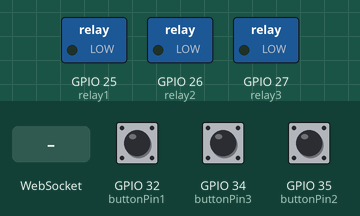
The sketch below on a simulated ESP32. Shown: switched loads named in the sketch (green lamp = pin HIGH). Inputs (shaded band) come from the test bench; at power-on: GPIO 32 (buttonPin1) HIGH, GPIO 34 (buttonPin3) HIGH, GPIO 35 (buttonPin2) HIGH. WiFi joins after 1.5 s; servers stay silent unless stated; what the sketch prints to the serial monitor is not drawn.

Above: at 2.7 s.
2.8 s: GPIO 32 (buttonPin1) pulled LOW for 0.15 s
At 4.0 s:
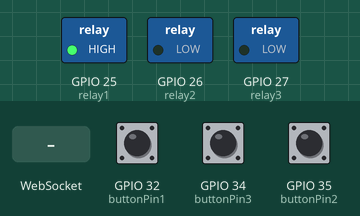
4.4 s: WebSocket text "ON2" received
At 5.6 s:
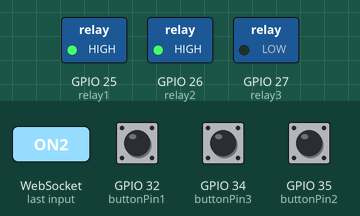
5.9 s: GPIO 34 (buttonPin3) pulled LOW for 0.15 s
At 6.9 s:
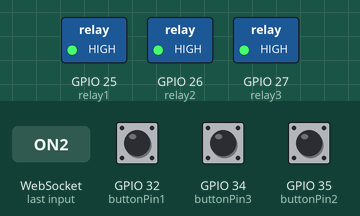
7.5 s: GPIO 35 (buttonPin2) pulled LOW for 0.15 s
At 8.3 s:
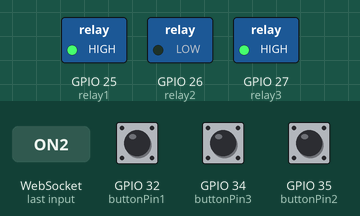
9.1 s: WebSocket text "OFF1" received
At 9.7 s:
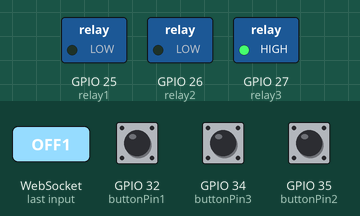
10.6 s: GPIO 35 (buttonPin2) pulled LOW for 1 s
At 11.0 s:
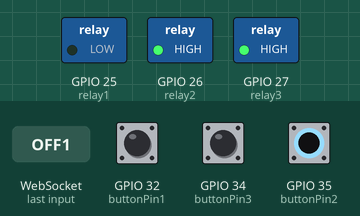
Timing chart, 0 to 13.6 s (numbered marks = the images above; inputs shaded):
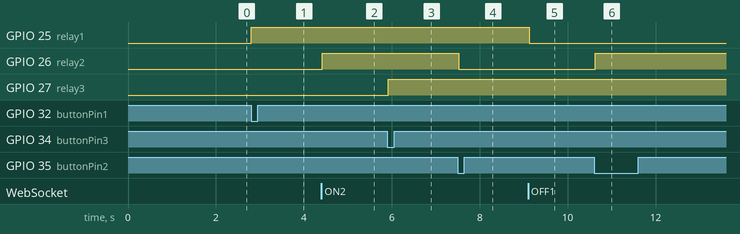

Measured:
- after the input at 2.8 s, GPIO 25 (relay1): LOW → HIGH at once
- after the input at 4.4 s, GPIO 26 (relay2): LOW → HIGH at once
- after the input at 5.9 s, GPIO 27 (relay3): LOW → HIGH at once
- after the input at 7.5 s, GPIO 26 (relay2): HIGH → LOW at once
- after the input at 9.1 s, GPIO 25 (relay1): HIGH → LOW at once
- after the input at 10.6 s, GPIO 26 (relay2): LOW → HIGH at once

The sketch:

websocketshimeinot.ino
```cpp
#include <WebSocketsServer.h>
#include <WiFi.h>

const char *ssid = "HUAWEI-2.4G-Ne85";         // Replace with your network SSID
const char *password = "BWJ3ZsZb";             // Replace with your network password

const int relay1 = 25;       // Relay 1 connected to GPIO 27
const int relay2 = 26;       // Relay 2 connected to GPIO 26
const int relay3 = 27;       // Relay 3 connected to GPIO 25

const int buttonPin1 = 32;   // Button 1 connected to GPIO 34
const int buttonPin2 = 35;   // Button 2 connected to GPIO 35
const int buttonPin3 = 34;   // Button 3 connected to GPIO 32

WebSocketsServer webSocket(81); // Create WebSocket server on port 81

bool relayStates[3] = {LOW, LOW, LOW};    // Array to store each relay state
bool buttonPressed[3] = {false, false, false}; // Array to track button states

void setup() {
  Serial.begin(115200);
  pinMode(relay1, OUTPUT);
  pinMode(relay2, OUTPUT);
  pinMode(relay3, OUTPUT);
  pinMode(buttonPin1, INPUT_PULLUP);
  pinMode(buttonPin2, INPUT_PULLUP);
  pinMode(buttonPin3, INPUT_PULLUP);

  digitalWrite(relay1, relayStates[0]);
  digitalWrite(relay2, relayStates[1]);
  digitalWrite(relay3, relayStates[2]);

  // Connect to WiFi network
  Serial.print("Connecting to ");
  Serial.println(ssid);
  WiFi.begin(ssid, password);

  while (WiFi.status() != WL_CONNECTED) {
    delay(500);
    Serial.print(".");
  }
  Serial.println("");
  Serial.println("WiFi connected.");
  Serial.print("IP address: ");
  Serial.println(WiFi.localIP());

  webSocket.begin();  // Start the WebSocket server
  webSocket.onEvent(webSocketEvent); // Attach event handler
}

void loop() {
  handleButtonPress(0, buttonPin1, relay1); // Check button 1 and control relay 1
  handleButtonPress(1, buttonPin2, relay2); // Check button 2 and control relay 2
  handleButtonPress(2, buttonPin3, relay3); // Check button 3 and control relay 3

  webSocket.loop(); // Process WebSocket events
  delay(100); // Reduced delay for responsiveness
}

// Function to handle button press and toggle the corresponding relay
void handleButtonPress(int index, int buttonPin, int relayPin) {
  int buttonState = digitalRead(buttonPin); // Read button state

  // Toggle relay state when button is pressed
  if (buttonState == LOW && !buttonPressed[index]) { // Button is pressed (LOW because of pull-up)
    relayStates[index] = !relayStates[index];         // Toggle relay state
    digitalWrite(relayPin, relayStates[index]);       // Update relay with new state
    buttonPressed[index] = true;                      // Mark button as pressed
    Serial.print("Relay ");
    Serial.print(index + 1);
    Serial.println(relayStates[index] ? " ON - Current Flowing (Button Pressed)" : " OFF - Current not Flowing (Button Released)");
    sendRelayStates(); // Send the new relay states to all connected clients
  } else if (buttonState == HIGH && buttonPressed[index]) {
    buttonPressed[index] = false; // Reset buttonPressed when button is released
  }
}

// Function to handle WebSocket events
void webSocketEvent(uint8_t num, WStype_t type, uint8_t *payload, size_t length) {
  String message = String((char*)payload).substring(0, length);

  // Check the received message and control relays accordingly
  if (message == "ON1") {
    relayStates[0] = HIGH;
    digitalWrite(relay1, relayStates[0]);
    Serial.println("Relay 1 ON - Current Flowing (WebSocket Control)");
  } else if (message == "OFF1") {
    relayStates[0] = LOW;
    digitalWrite(relay1, relayStates[0]);
    Serial.println("Relay 1 OFF - Current not Flowing (WebSocket Control)");
  } else if (message == "ON2") {
    relayStates[1] = HIGH;
    digitalWrite(relay2, relayStates[1]);
    Serial.println("Relay 2 ON - Current Flowing (WebSocket Control)");
  } else if (message == "OFF2") {
    relayStates[1] = LOW;
    digitalWrite(relay2, relayStates[1]);
    Serial.println("Relay 2 OFF - Current not Flowing (WebSocket Control)");
  } else if (message == "ON3") {
    relayStates[2] = HIGH;
    digitalWrite(relay3, relayStates[2]);
    Serial.println("Relay 3 ON - Current Flowing (WebSocket Control)");
  } else if (message == "OFF3") {
    relayStates[2] = LOW;
    digitalWrite(relay3, relayStates[2]);
    Serial.println("Relay 3 OFF - Current not Flowing (WebSocket Control)");
  }

  // Send the current relay states back to the client
  sendRelayStates();
}

// Function to send the current relay states to all clients
void sendRelayStates() {
  String stateMessage = String(relayStates[0] ? "ON1" : "OFF1") + "," +
                        String(relayStates[1] ? "ON2" : "OFF2") + "," +
                        String(relayStates[2] ? "ON3" : "OFF3");
  webSocket.broadcastTXT(stateMessage); // Send the state to all connected clients
}
```
